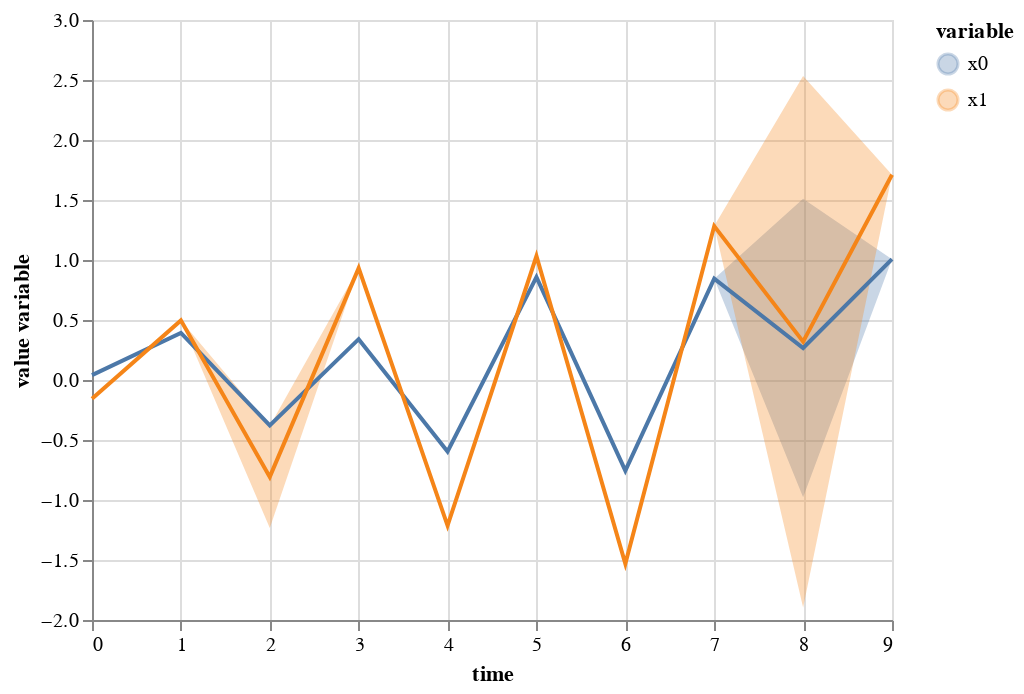

Source (notebook cell):
### Code cell
imp.plot_pred()

### Figure 1 — Vega-Lite specification as saved in the notebook (floating-point values rounded to 4 significant figures)
{"config": {"view": {"continuousWidth": 400, "continuousHeight": 300}}, "layer": [{"mark": "errorband", "encoding": {"color": {"field": "variable", "type": "nominal"}, "x": {"field": "time", "type": "quantitative"}, "y": {"field": "err_low", "title": "", "type": "quantitative"}, "y2": {"field": "err_high"}}, "transform": [{"calculate": "datum.mean - 2 * datum.std", "as": "err_low"}, {"calculate": "datum.mean + 2 * datum.std", "as": "err_high"}]}, {"mark": "line", "encoding": {"color": {"field": "variable", "type": "nominal"}, "x": {"field": "time", "type": "quantitative"}, "y": {"field": "mean", "title": "value variable", "type": "quantitative"}}}], "data": {"name": "data-613db5222e7b42a345ffb911de06118e"}, "$schema": "https://vega.github.io/schema/vega-lite/v4.17.0.json", "datasets": {"data-613db5222e7b42a345ffb911de06118e": [{"time": 0.0, "variable": "x0", "mean": 0.04101, "std": null}, {"time": 1.0, "variable": "x0", "mean": 0.3931, "std": null}, {"time": 3.0, "variable": "x0", "mean": 0.3403, "std": null}, {"time": 4.0, "variable": "x0", "mean": -0.5957, "std": null}, {"time": 5.0, "variable": "x0", "mean": 0.8569, "std": null}, {"time": 6.0, "variable": "x0", "mean": -0.7551, "std": null}, {"time": 7.0, "variable": "x0", "mean": 0.8443, "std": null}, {"time": 9.0, "variable": "x0", "mean": 1.007, "std": null}, {"time": 0.0, "variable": "x1", "mean": -0.1554, "std": null}, {"time": 1.0, "variable": "x1", "mean": 0.4968, "std": null}, {"time": 3.0, "variable": "x1", "mean": 0.9324, "std": null}, {"time": 4.0, "variable": "x1", "mean": -1.213, "std": null}, {"time": 5.0, "variable": "x1", "mean": 1.033, "std": null}, {"time": 6.0, "variable": "x1", "mean": -1.532, "std": null}, {"time": 7.0, "variable": "x1", "mean": 1.282, "std": null}, {"time": 9.0, "variable": "x1", "mean": 1.711, "std": null}, {"time": 2.0, "variable": "x0", "mean": -0.3784, "std": 0.0}, {"time": 8.0, "variable": "x0", "mean": 0.2664, "std": 0.6218}, {"time": 2.0, "variable": "x1", "mean": -0.8074, "std": 0.2125}, {"time": 8.0, "variable": "x1", "mean": 0.3194, "std": 1.107}]}}
